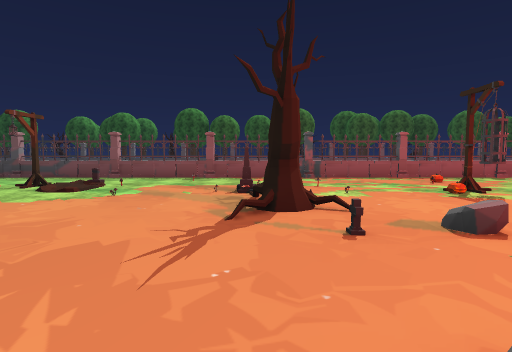
view 1 (above)

17 first-person views from a walk through a 3-D level made in the Unity game engine. The camera is 1.4 m above the floor, tilts 4° down and sees 80° across. The floor is counted in squares, 2 m on a side. Each view is taken from the middle of a square. On the plan, view 1 faces up. The plan holds only what a view shows up to about 10 squares ahead; the rest is blank. The place goes on beyond the plan. Some trees and plants on the terrain are drawn as simple stand-ins. The player character is not drawn. Some animated figures are left out. Some surface patterns are stand-ins.

view 2
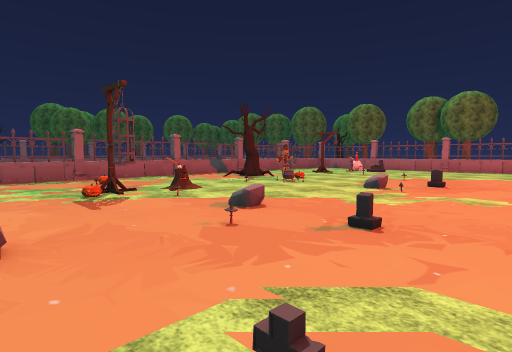

view 3
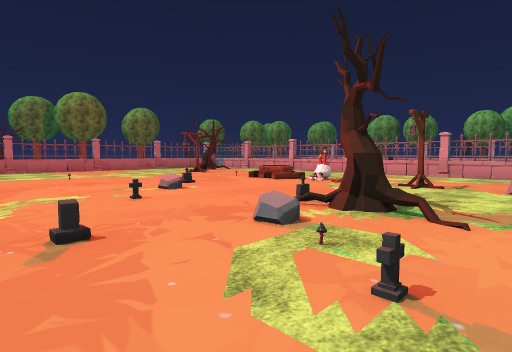

view 4
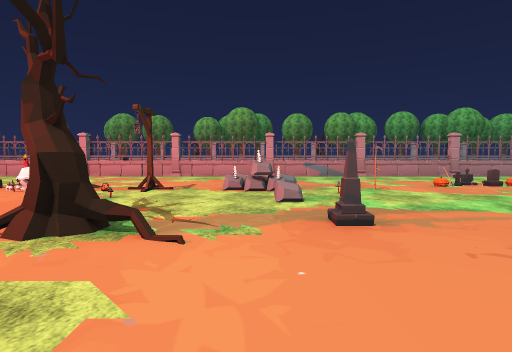

view 5
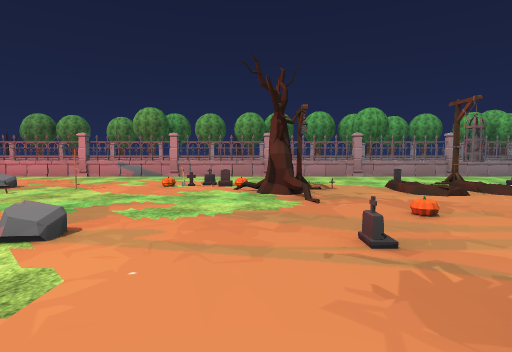

view 6
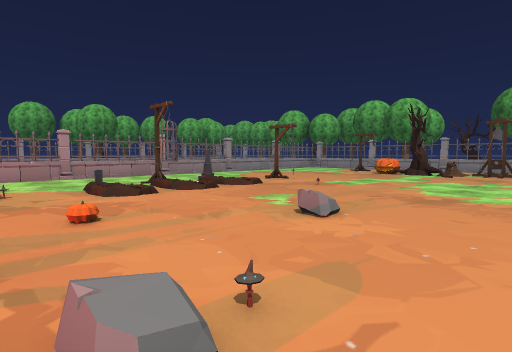

view 7
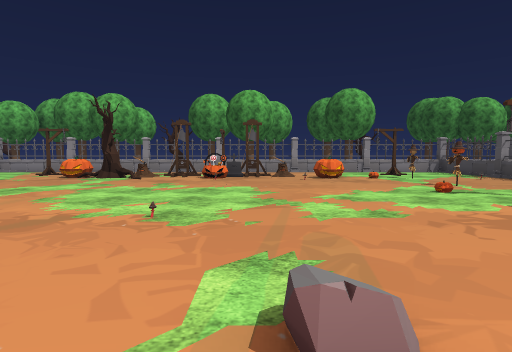

view 8
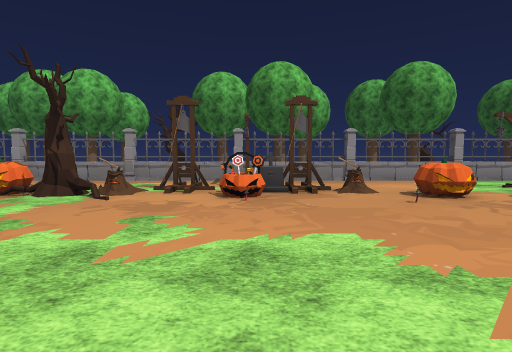

view 9
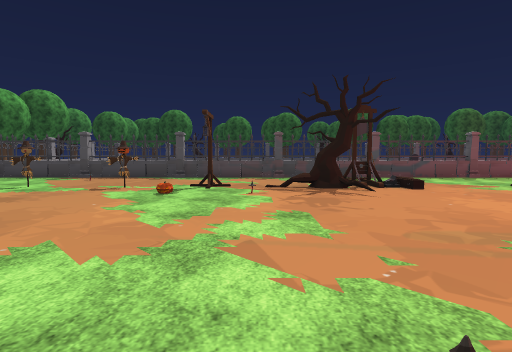

view 10
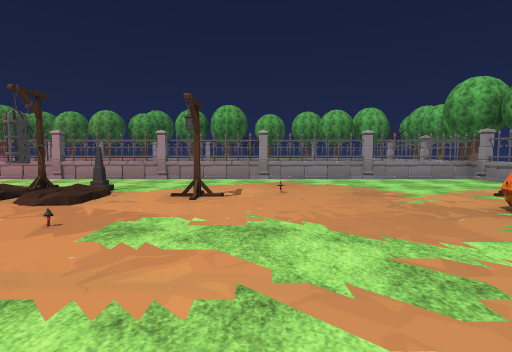

view 11
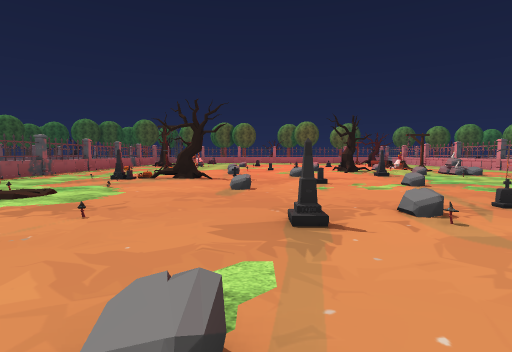

view 12
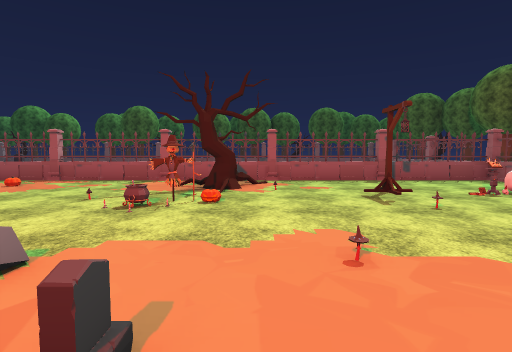

view 13
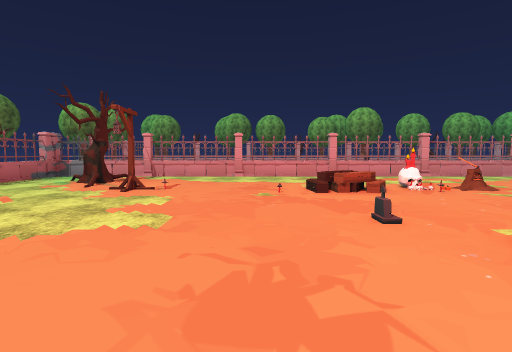

view 14
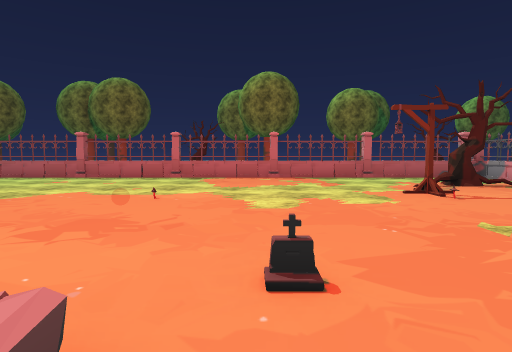

view 15
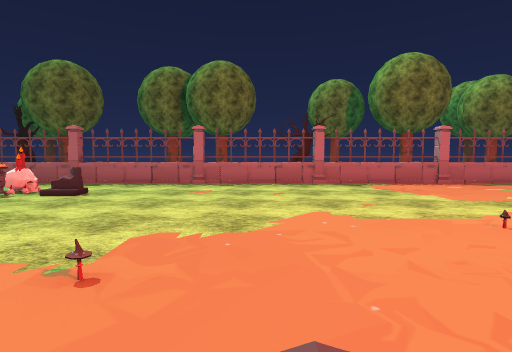

view 16
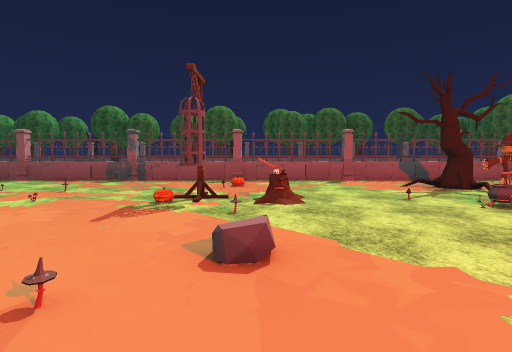

view 17
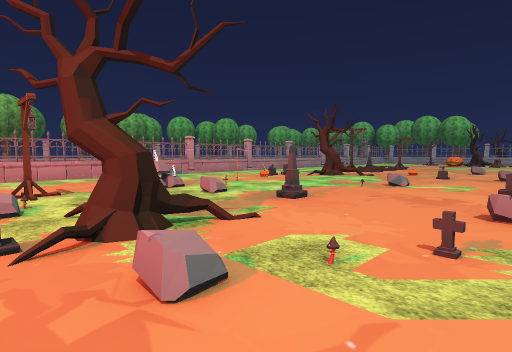

### Floor plan
Points are (right, up) in squares from view 1. A wall is a line through its corners. A room is listed if a view was taken in it or the views show most of it. See-through windows are left out.
Room 1 (views 1, 2, 3, 4, 5, 6, 7, 8, 9, 10, 11, 12, 13, 14, 15, 16, 17)
walls: (4.1, -5.4) (4.1, -5.1) (4.4, -5.1); (-4.6, 6.7) (-5.1, 6.7); (-12.2, -5.1) (-11.7, -5.1); (-11.7, 6.7) (-12.2, 6.7); (12.5, -5.4) (12.5, -4.9); (16.4, 1.9) (16.4, 6.9); (16.5, -2.1) (16.4, 1.1); (16.5, -6.1) (16.5, -3.9); (15.4, -9.1) (15.7, -8.7); (16.4, 7.8) (16.4, 8.3); (16.4, 8.6) (16.4, 9.3) (-18.9, 9.3); (-19.2, -7.4) (-19.2, -8.8) (16.5, -8.8) (16.5, -6.8); (-19.2, 8) (-19.2, -5.9)
objects: pumpkin (-17, -4) to (-16, -4); tree (-17, -3) to (-16, -3); other object (-17, -1) to (-17, 0); tombstone (-17, 1); other object (-17, 2); stump (-17, 3); stump (-16, -2); other object (-16, 1); pumpkin (-16, 4) to (-16, 5); scarecrow (-16, 7); other object (-16, 8); other object (-15, 3); scarecrow (-14, 7); other object (-13, -6); other object (-11, -3); other object (-11, 6); other object (-10, -6); other object (-10, 1); tree (-10, 7) to (-9, 7); other object (-9, -6) to (-9, -5); other object (-8, -1); other object (-8, 2); other object (-7, -6); other object (-6, -5); other object (-6, 0); other object (-6, 1); other object (-6, 4); tree (-5, -5) to (-4, -4); tombstone (-5, -1); other object (-5, 0); tombstone (-3, -6); other object (-3, 2); other object (-3, 7); other object (-2, -6); other object (-2, -2); other object (-2, 5); other object (-1, -2); other object (-1, 6); other object (0, -5); tree (0, 4) to (1, 4); other object (0, 6); other object (1, -4); other object (1, -2); other object (1, 1); other object (1, 7); other object (2, -6); other object (2, -5); other object (2, -3); other object (2, 3); other object (2, 6); other object (3, -5); other object (3, -1); tombstone (3, 0); other object (4, -4); tree (4, -2); other object (4, -1); other object (4, 2); other object (4, 5) to (4, 6); other object (4, 7); other object (5, -4); other object (5, 3); other object (5, 4); other object (5, 5); stump (5, 6); stump (6, -5); other object (7, -6); other object (7, -5); tombstone (7, 0); other object (7, 6); coffin (8, -6); coffin (8, -5); other object (8, -1); other object (8, 2); other object (8, 3); other object (8, 5); other object (9, 4); scarecrow (9, 5); tree (9, 7) to (10, 8); other object (10, -5); other object (10, 7); other object (11, 3); other object (12, 0); other object (12, 5); tree (14, -7); tombstone (14, 5); other object (15, 6)

Positions as (right, up) in squares from view 1, and headings:
1: (0, 0), facing up
2: (2, 0), facing up-right
3: (2, 2), facing down-right
4: (2, 1), facing down
5: (-4, 1), facing down
6: (-5, 1), facing down-left
7: (-7, 2), facing left
8: (-11, 1), facing left
9: (-11, 0), facing up
10: (-13, 0), facing down
11: (-9, 2), facing right
12: (10, 1), facing up
13: (10, 1), facing down
14: (7, -2), facing right
15: (9, 2), facing right
16: (5, 1), facing up
17: (5, 1), facing down-left
